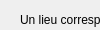
      <widget class="QWidget" name="page_8">
       <property name="geometry">
        <rect>
         <x>0</x>
         <y>0</y>
         <width>100</width>
         <height>30</height>
        </rect>
       </property>
       <attribute name="label">
        <string>Gestion des Lieux</string>
       </attribute>
       <widget class="QGroupBox" name="gbAjouterLieu">
        <property name="geometry">
         <rect>
          <x>10</x>
          <y>50</y>
          <width>290</width>
          <height>311</height>
         </rect>
        </property>
        <property name="title">
         <string>Ajouter Lieu</string>
        </property>
        <widget class="QLabel" name="label_66">
         <property name="geometry">
          <rect>
           <x>10</x>
           <y>30</y>
           <width>121</width>
           <height>16</height>
          </rect>
         </property>
         <property name="font">
          <font>
           <weight>75</weight>
           <bold>true</bold>
           <underline>true</underline>
          </font>
         </property>
         <property name="text">
          <string>Numéro de Lieu</string>
         </property>
        </widget>
        <widget class="QLineEdit" name="lEditLieuNumAdd">
         <property name="geometry">
          <rect>
           <x>9</x>
           <y>70</y>
           <width>271</width>
           <height>22</height>
          </rect>
         </property>
        </widget>
        <widget class="QLabel" name="label_67">
         <property name="geometry">
          <rect>
           <x>10</x>
           <y>90</y>
           <width>251</width>
           <height>16</height>
          </rect>
         </property>
         <property name="font">
          <font>
           <pointsize>8</pointsize>
          </font>
         </property>
         <property name="text">
          <string>Cliquer sur le bouton ci-dessous pour obtenir</string>
         </property>
        </widget>
        <widget class="QLabel" name="label_68">
         <property name="geometry">
          <rect>
           <x>10</x>
           <y>100</y>
           <width>271</width>
           <height>16</height>
          </rect>
         </property>
         <property name="font">
          <font>
           <pointsize>8</pointsize>
          </font>
         </property>
         <property name="text">
          <string>une liste des numéros de lieux déjà existants :</string>
         </property>
        </widget>
        <widget class="QPushButton" name="btLieuExistant">
         <property name="geometry">
          <rect>
           <x>10</x>
           <y>120</y>
           <width>111</width>
           <height>23</height>
          </rect>
         </property>
         <property name="text">
          <string>Lieux existants</string>
         </property>
        </widget>
        <widget class="QTextEdit" name="txtLieuExiste">
         <property name="geometry">
          <rect>
           <x>120</x>
           <y>120</y>
           <width>160</width>
           <height>44</height>
          </rect>
         </property>
         <property name="cursor" stdset="0">
          <cursorShape>ForbiddenCursor</cursorShape>
         </property>
         <property name="mouseTracking">
          <bool>false</bool>
         </property>
         <property name="textInteractionFlags">
          <set>Qt::TextSelectableByMouse</set>
         </property>
        </widget>
        <widget class="QLabel" name="label_69">
         <property name="geometry">
          <rect>
           <x>10</x>
           <y>50</y>
           <width>281</width>
           <height>16</height>
          </rect>
         </property>
         <property name="font">
          <font>
           <pointsize>8</pointsize>
           <italic>true</italic>
          </font>
         </property>
         <property name="text">
          <string>Ne pas mettre un numéro de lieu déjà existant !</string>
         </property>
        </widget>
        <widget class="QLabel" name="label_70">
         <property name="geometry">
          <rect>
           <x>10</x>
           <y>180</y>
           <width>61</width>
           <height>16</height>
          </rect>
         </property>
         <property name="font">
          <font>
           <weight>75</weight>
           <bold>true</bold>
           <underline>true</underline>
          </font>
         </property>
         <property name="text">
          <string>Légende</string>
         </property>
        </widget>
        <widget class="QTextEdit" name="txtLieuLegendeAdd">
         <property name="geometry">
          <rect>
           <x>9</x>
           <y>200</y>
           <width>271</width>
           <height>44</height>
          </rect>
         </property>
        </widget>
        <widget class="QPushButton" name="btAnnulerLieuAdd">
         <property name="geometry">
          <rect>
           <x>80</x>
           <y>260</y>
           <width>100</width>
           <height>30</height>
          </rect>
         </property>
         <property name="text">
          <string>Annuler</string>
         </property>
         <property name="icon">
          <iconset>
           <normaloff>ressources/ButtonClose.png</normaloff>ressources/ButtonClose.png</iconset>
         </property>
        </widget>
        <widget class="QPushButton" name="btOkLieuAdd">
         <property name="geometry">
          <rect>
           <x>180</x>
           <y>260</y>
           <width>100</width>
           <height>30</height>
          </rect>
         </property>
         <property name="text">
          <string>Confirmer</string>
         </property>
         <property name="icon">
          <iconset>
           <normaloff>ressources/bt_ok.png</normaloff>ressources/bt_ok.png</iconset>
         </property>
        </widget>
        <widget class="QLabel" name="label_74">
         <property name="geometry">
          <rect>
           <x>230</x>
           <y>0</y>
           <width>51</width>
           <height>51</height>
          </rect>
         </property>
         <property name="text">
          <string/>
         </property>
         <property name="pixmap">
          <pixmap>ressources/new.png</pixmap>
         </property>
        </widget>
       </widget>
       <widget class="QGroupBox" name="gbModifierLieu">
        <property name="geometry">
         <rect>
          <x>300</x>
          <y>50</y>
          <width>290</width>
          <height>311</height>
         </rect>
        </property>
        <property name="title">
         <string>Modifier Lieu</string>
        </property>
        <widget class="QLabel" name="label_75">
         <property name="geometry">
          <rect>
           <x>10</x>
           <y>40</y>
           <width>261</width>
           <height>16</height>
          </rect>
         </property>
         <property name="text">
          <string>Choissir un lieu dans la liste déroulante</string>
         </property>
        </widget>
        <widget class="QComboBox" name="cBoxLieuMod">
         <property name="geometry">
          <rect>
           <x>80</x>
           <y>60</y>
           <width>201</width>
           <height>22</height>
          </rect>
         </property>
        </widget>
        <widget class="QLabel" name="label_76">
         <property name="geometry">
          <rect>
           <x>10</x>
           <y>60</y>
           <width>71</width>
           <height>16</height>
          </rect>
         </property>
         <property name="text">
          <string>ci-contre :</string>
         </property>
        </widget>
        <widget class="QLabel" name="label_77">
         <property name="geometry">
          <rect>
           <x>10</x>
           <y>180</y>
           <width>61</width>
           <height>16</height>
          </rect>
         </property>
         <property name="font">
          <font>
           <weight>75</weight>
           <bold>true</bold>
           <underline>true</underline>
          </font>
         </property>
         <property name="text">
          <string>Légende</string>
         </property>
        </widget>
        <widget class="QTextEdit" name="txtLieuLegendeMod">
         <property name="geometry">
          <rect>
           <x>10</x>
           <y>200</y>
           <width>271</width>
           <height>44</height>
          </rect>
         </property>
        </widget>
        <widget class="QLabel" name="label_81">
         <property name="geometry">
          <rect>
           <x>10</x>
           <y>90</y>
           <width>261</width>
           <height>16</height>
          </rect>
         </property>
         <property name="font">
          <font>
           <weight>50</weight>
           <bold>false</bold>
          </font>
         </property>
         <property name="text">
          <string>Apporter vos modifications directement</string>
         </property>
        </widget>
        <widget class="QLabel" name="label_82">
         <property name="geometry">
          <rect>
           <x>10</x>
           <y>110</y>
           <width>271</width>
           <height>16</height>
          </rect>
         </property>
         <property name="text">
          <string>dans les champs ci-dessous, puis Confirmer</string>
         </property>
        </widget>
        <widget class="QPushButton" name="btAnnulerLieuMod">
         <property name="geometry">
          <rect>
           <x>80</x>
           <y>260</y>
           <width>100</width>
           <height>30</height>
          </rect>
         </property>
         <property name="text">
          <string>Annuler</string>
         </property>
         <property name="icon">
          <iconset>
           <normaloff>ressources/ButtonClose.png</normaloff>ressources/ButtonClose.png</iconset>
         </property>
        </widget>
        <widget class="QPushButton" name="btOkLieuMod">
         <property name="geometry">
          <rect>
           <x>180</x>
           <y>260</y>
           <width>100</width>
           <height>30</height>
          </rect>
         </property>
         <property name="text">
          <string>Confirmer</string>
         </property>
         <property name="icon">
          <iconset>
           <normaloff>ressources/bt_ok.png</normaloff>ressources/bt_ok.png</iconset>
         </property>
        </widget>
        <widget class="QLabel" name="label_83">
         <property name="geometry">
          <rect>
           <x>240</x>
           <y>2</y>
           <width>51</width>
           <height>51</height>
          </rect>
         </property>
         <property name="text">
          <string/>
         </property>
         <property name="pixmap">
          <pixmap>ressources/modifier.png</pixmap>
         </property>
        </widget>
        <widget class="QLineEdit" name="lEditLieuNumMod">
         <property name="geometry">
          <rect>
           <x>10</x>
           <y>150</y>
           <width>271</width>
           <height>22</height>
          </rect>
         </property>
        </widget>
        <widget class="QLabel" name="label_153">
         <property name="geometry">
          <rect>
           <x>10</x>
           <y>130</y>
           <width>121</width>
           <height>16</height>
          </rect>
         </property>
         <property name="font">
          <font>
           <weight>75</weight>
           <bold>true</bold>
           <underline>true</underline>
          </font>
         </property>
         <property name="text">
          <string>Numéro de Lieu</string>
         </property>
        </widget>
       </widget>
       <widget class="QGroupBox" name="gbSupprimerLieu">
        <property name="geometry">
         <rect>
          <x>590</x>
          <y>50</y>
          <width>290</width>
          <height>311</height>
         </rect>
        </property>
        <property name="title">
         <string>Supprimer Lieu</string>
        </property>
        <widget class="QLabel" name="label_84">
         <property name="geometry">
          <rect>
           <x>10</x>
           <y>50</y>
           <width>261</width>
           <height>16</height>
          </rect>
         </property>
         <property name="text">
          <string>Choissir un lieu dans la liste déroulante</string>
         </property>
        </widget>
        <widget class="QLabel" name="label_85">
         <property name="geometry">
          <rect>
           <x>10</x>
           <y>70</y>
           <width>71</width>
           <height>16</height>
          </rect>
         </property>
         <property name="text">
          <string>ci-contre :</string>
         </property>
        </widget>
        <widget class="QComboBox" name="cBoxLieuSupp">
         <property name="geometry">
          <rect>
           <x>80</x>
           <y>70</y>
           <width>201</width>
           <height>22</height>
          </rect>
         </property>
        </widget>
        <widget class="QLabel" name="label_86">
         <property name="geometry">
          <rect>
           <x>10</x>
           <y>180</y>
           <width>61</width>
           <height>16</height>
          </rect>
         </property>
         <property name="font">
          <font>
           <weight>75</weight>
           <bold>true</bold>
           <underline>true</underline>
          </font>
         </property>
         <property name="text">
          <string>Légende</string>
         </property>
        </widget>
        <widget class="QTextEdit" name="txtLieuLegendeSupp">
         <property name="geometry">
          <rect>
           <x>10</x>
           <y>200</y>
           <width>271</width>
           <height>44</height>
          </rect>
         </property>
         <property name="cursor" stdset="0">
          <cursorShape>ForbiddenCursor</cursorShape>
         </property>
         <property name="textInteractionFlags">
          <set>Qt::TextSelectableByMouse</set>
         </property>
        </widget>
        <widget class="QPushButton" name="btAnnulerLieuSupp">
         <property name="geometry">
          <rect>
           <x>80</x>
           <y>260</y>
           <width>100</width>
           <height>30</height>
          </rect>
         </property>
         <property name="text">
          <string>Annuler</string>
         </property>
         <property name="icon">
          <iconset>
           <normaloff>ressources/ButtonClose.png</normaloff>ressources/ButtonClose.png</iconset>
         </property>
        </widget>
        <widget class="QPushButton" name="btOkLieuSupp">
         <property name="geometry">
          <rect>
           <x>180</x>
           <y>260</y>
           <width>100</width>
           <height>30</height>
          </rect>
         </property>
         <property name="text">
          <string>Confirmer</string>
         </property>
         <property name="icon">
          <iconset>
           <normaloff>ressources/bt_ok.png</normaloff>ressources/bt_ok.png</iconset>
         </property>
        </widget>
        <widget class="QLabel" name="label_88">
         <property name="geometry">
          <rect>
           <x>230</x>
           <y>0</y>
           <width>51</width>
           <height>51</height>
          </rect>
         </property>
         <property name="text">
          <string/>
         </property>
         <property name="pixmap">
          <pixmap>ressources/supprimer.png</pixmap>
         </property>
        </widget>
        <widget class="QLineEdit" name="lEditLieuNumSupp">
         <property name="geometry">
          <rect>
           <x>10</x>
           <y>150</y>
           <width>271</width>
           <height>22</height>
          </rect>
         </property>
        </widget>
        <widget class="QLabel" name="label_154">
         <property name="geometry">
          <rect>
           <x>10</x>
           <y>130</y>
           <width>121</width>
           <height>16</height>
          </rect>
         </property>
         <property name="font">
          <font>
           <weight>75</weight>
           <bold>true</bold>
           <underline>true</underline>
          </font>
         </property>
         <property name="text">
          <string>Numéro de Lieu</string>
         </property>
        </widget>
       </widget>
       <widget class="QLabel" name="label_71">
        <property name="geometry">
         <rect>
          <x>20</x>
          <y>10</y>
          <width>351</width>
          <height>20</height>
         </rect>
        </property>
        <property name="text">
         <string>Un lieu correspond à l'endroit exact où il y a un lecteur.</string>
        </property>
       </widget>
       <widget class="QLabel" name="label_72">
        <property name="geometry">
         <rect>
          <x>20</x>
          <y>30</y>
          <width>321</width>
          <height>16</height>
         </rect>
        </property>
        <property name="text">
         <string>Regarder la documentation pour plus d'informations.</string>
        </property>
       </widget>
      </widget>
